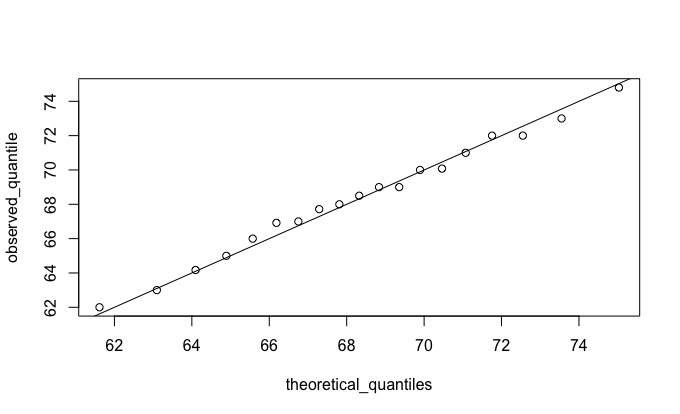

Source code (R):
library(dslabs)
data(heights)
names(heights)
x <- heights$height
m<-mean(x)
sd<-sd(x)
p<- seq(0.05, 0.95, 0.05)
observed_quantile<-quantile(x,p)
theoretical_quantiles<-qnorm(p,m,sd)
plot(theoretical_quantiles,observed_quantile)
abline(0,1)

#z=scale(x)
#z_observed_quantile<-quantile(z,p)
#z_theoretical_quantiles<-qnorm(p)
#plot(z_theoretical_quantiles,z_observed_quantile)
#abline(0,1)
